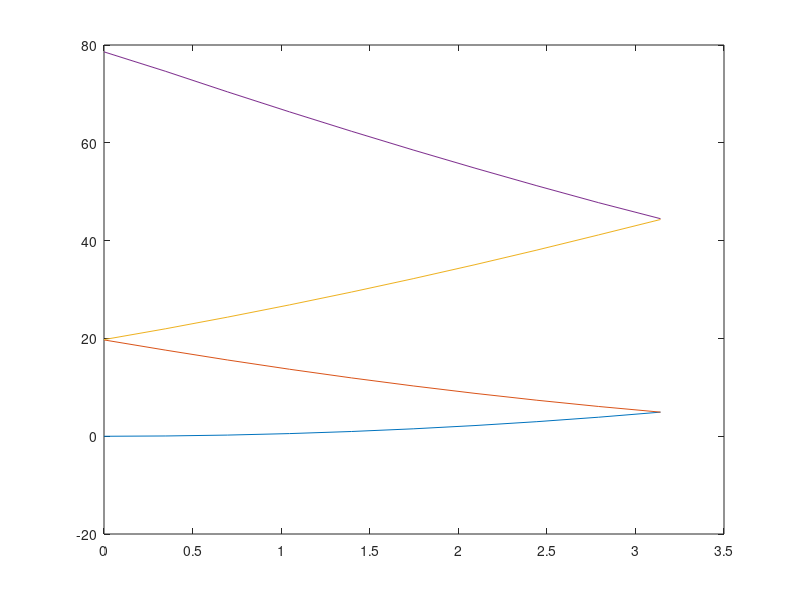

Source code (MATLAB):
clear all;

N=9;
G=-(N-1)/2:(N-1)/2;
G = G*2*pi;
k=0:pi/N:pi;

Vg = [2.8099  0.2685 0.1579 0.0486 -0.0323];
Vg = [Vg(5:-1:2) Vg];
Vg = Vg*(1/(2*pi))*2.5;
for jj=1:N
   Vmat(jj,:) = circshift(Vg, jj-1, 2 ); 
end
ev = [];
for jj=1:length(k)
    Kmat = 0.5*(k(jj)+G).^2;
    Kmat = diag(Kmat)+Vmat;
    ev(jj,:) = sort(eig(Kmat));   
end

figure; plot(k, real(ev(:,1:4)))
